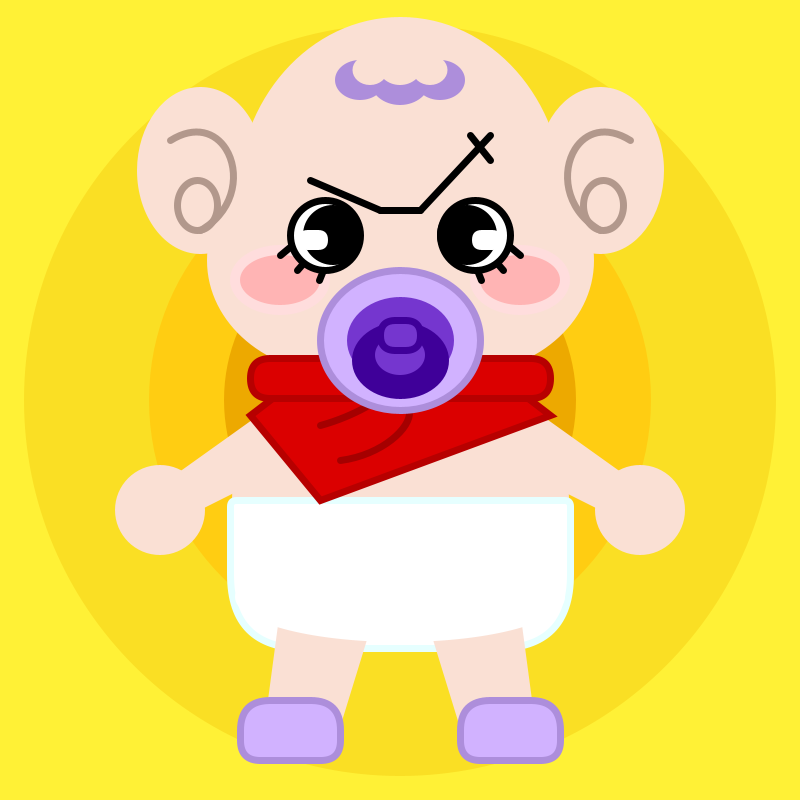
Frame 1 (no input)
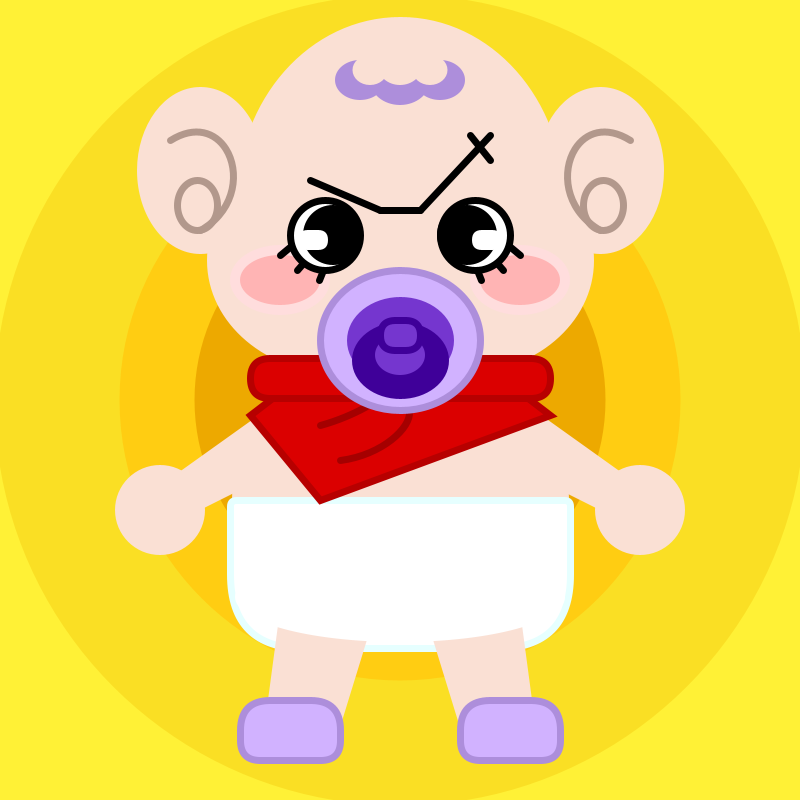
Frame 60 (the mouse pressed at the canvas centre just before this capture)
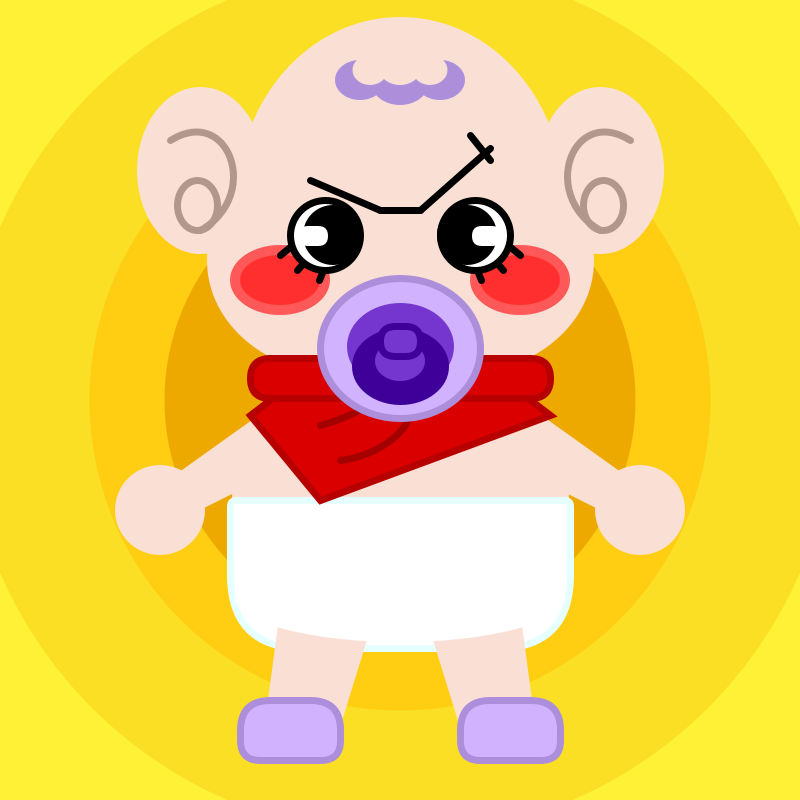
Frame 120 (the mouse held since frame 60 and released just before this capture)

The Processing sketch that drew these frames (run headless with seeded random() and noise(); from frame 60 on, the mouse is pressed at the canvas centre):

// Processing sketch: processing_93297
// ── processing_93297.pde

// decalre a variable to contain whole numbers
int backsize;
// put a new int to make the worm shrink
int backgrowthrate;
// to control the speed of wormgrowthrate
int speed;




void setup() {
  size(800, 800);

  //smooth();

  strokeWeight(7);
  
  //start the background rounds at 1
  backsize = 1; 
  //to change the speed, you only need to change this one
  speed = 1;
  //at the program start, the background begins growing
  backgrowthrate = speed;
}

void draw() {

  // fill in any objects with yellow
  background(255, 241, 54);

  if(backsize >= width/6) {
    backgrowthrate = -speed;
  }
  else if (backsize <= 0) {
    backgrowthrate = speed;
  }
  
  backsize = backsize + backgrowthrate;

  //background rounds
  fill(250, 223, 36);
  noStroke();  
  ellipse(400, 400, 750+backsize, 750+backsize);

  fill(255, 205, 18);
  noStroke();  
  ellipse(400, 400, 500+backsize, 500+backsize);

  fill(237, 169, 0);
  noStroke();  
  ellipse(400, 400, 350+backsize, 350+backsize);
  



  // body part--------------------------------------
  //arms
  fill(250, 224, 212);
  noStroke();
  quad(280, 400, 320, 450, 180, 520, 140, 500);
  quad(480, 450, 520, 400, 660, 500, 620, 520);  

  //hand
  fill(250, 224, 212);
  noStroke();  
  ellipse(160, 510, 90, 90);
  ellipse(640, 510, 90, 90);
  
  // body
  fill(250, 224, 212);
  stroke(250, 224, 212);
  ellipse(400, 500, 330, 290);
  
  //diaper
  fill(255);
  stroke(230, 255, 255);
  rect(230, 500, 340, 148, 6, 6, 100, 100);
  
  //legs
  fill(250, 224, 212);
  noStroke();
  quad(280, 610, 370, 630, 330, 760, 260, 760);
  quad(430, 630, 520, 610, 540, 760, 470, 760);

  fill(255);
  noStroke();
  ellipse(400, 597, 330, 90);  

  //feet
  fill(209, 178, 255);
  stroke(173, 142, 219);
  rect(240, 700, 100, 60, 100, 100, 20, 20);  
  rect(460, 700, 100, 60, 100, 100, 20, 20);    
  
  //scarf
  //fill(255, 225, 36);
  fill(219, 0, 0);
  //stroke(255, 148, 54);
  stroke(183, 0, 0);
  quad(400, 300, 250, 415, 320, 500, 550, 415);

  noFill();
  stroke(165, 0, 0);
  curve(0, 500, 380, 400, 340, 460, 0, 450);

  noFill();
  stroke(165, 0, 0);
  curve(0, 600, 360, 400, 320, 425, 0, 500);


  // head part-----------------------------------------
  //face
  fill(250, 224, 212);
  stroke(250, 224, 212);
  ellipse(400, 200, 320, 360);
  
  //hair
  fill(173, 142, 219);
  noStroke();
  ellipse(400, 80, 60, 50);
  ellipse(360, 80, 50, 40);
  ellipse(440, 80, 50, 40);
  
  fill(250, 224, 212);
  noStroke();
  ellipse(370, 70, 35, 30);
  ellipse(430, 70, 35, 30);
  ellipse(400, 65, 45, 40);
  
  //ears
  fill(250, 224, 212);
  stroke(250, 224, 212);
  ellipse(200, 170, 120, 160);
  ellipse(600, 170, 120, 160);

  //left cheek
  fill(250, 224, 212);
  stroke(250, 224, 212);
  ellipse(340, 260, 260, 220);

  //right cheek
  fill(250, 224, 212);
  stroke(250, 224, 212);
  ellipse(460, 260, 260, 220);

  //chin
  fill(250, 224, 212);
  stroke(250, 224, 212);
  ellipse(400, 330, 150, 120);
  
  //scarf around neck
  //fill(255, 225, 36);
  fill(219, 0, 0);
  //stroke(255, 148, 54);
  stroke(183, 0, 0);
  rect(250, 358, 300, 40, 100);

  //left pink cheek
  //fill(255, 167, 167);
  fill(255, 221-mouseX/3, 221-mouseX/3);
  //stroke(255, 185, 185);
  noStroke();
  ellipse(280, 280, 100, 70);
  
  // left darker cheek
  //fill(255, 167, 167);
  fill(255, 180-mouseX/3, 180-mouseX/3);
  //stroke(255, 167, 167);
  noStroke();
  ellipse(280, 280, 80, 50);
  
  //right pink cheek
  //fill(255, 167, 167);
  fill(255, 221-mouseX/3, 221-mouseX/3);
  //stroke(255, 185, 185);
  noStroke();
  ellipse(520, 280, 100, 70);
  
  // right darker cheek
  //fill(255, 167, 167);
  fill(255, 180-mouseX/3, 180-mouseX/3);
  //stroke(255, 167, 167);
  noStroke();
  ellipse(520, 280, 80, 50);
  
  //dummy
  fill(209, 178, 255);
  stroke(173, 142, 219);
  ellipse(400, 340+mouseY/50, 160, 140);

  fill(117, 54, 207);
  stroke(117, 54, 207);
  ellipse(400, 340+mouseY/60, 100, 80);
  
  //dummy ring
  fill(63, 0, 153);
  stroke(63, 0, 153);
  ellipse(400, 360+mouseY/60, 90, 70);
  
  fill(117, 54, 207);
  noStroke();
  ellipse(400, 355+mouseY/60, 50, 40);

  fill(117, 54, 207);
  stroke(63, 0, 153);
  rect(380, 320+mouseY/60, 40, 30, 100);

  //eyebrows
  stroke(0);
  line(310, 180, 380, 210);
  
  stroke(0);
  line(420, 210, 380, 210);

  stroke(0);
  //line(420, 210, 490, 135);
  line(420, 210, 490, 135+mouseY/30);
  
  stroke(0);
  line(490, 160, 470, 135);
  //line(420, 160+mouseY/50, 490, 135+mouseY/50);

  //earlines
  // When flip over, tip: left x1(x4) + right x1(x4) = 800(which is screen size)
  noFill();
  stroke(178, 152, 140);
  curve(-150, 450, 170, 140, 200, 230, -200, 350);
  
  noFill();
  stroke(178, 152, 140);
  curve(950, 450, 630, 140, 600, 230, 1000, 350);
  
  noFill();
  stroke(178, 152, 140);
  ellipse(197, 205, 40, 50);

  noFill();
  stroke(178, 152, 140);
  ellipse(603, 205, 40, 50);
  
  //eyelashes
  stroke(0);
  line(292, 245, 280, 255);
  line(310, 255, 297, 270);
  line(325, 265, 319, 280);  
  line(508, 245, 520, 255);
  line(490, 255, 503, 270);
  line(475, 265, 481, 280);  

  // because of rotate, put eyes at last
  //left eyes
  fill(255);
  stroke(0);
  ellipse(325, 235, 70, 70);

  //right eyes
  fill(255);
  stroke(0);
  ellipse(475, 235, 70, 70);
  
    //left eyeball
  fill(0);
  noStroke();
  ellipse(333, 235, 60, 60);

  //right eyeball
  fill(0);
  noStroke();
  ellipse(467, 235, 60, 60);
  
  
    //lights reflected on eyes
  fill(255);
  //stroke(178, 152, 140);
  noStroke();
  rect(298, 230-mouseY/90, 30, 20, 100);
  rect(472, 230-mouseY/90, 30, 20, 100);
  
  /*
  //left thumb
  noFill();
  stroke(178, 152, 140);
  translate(-170, 290);
  arc(-26, -26, 40, 40, 0, PI+QUARTER_PI);

  //right thumb
  noFill();
  stroke(178, 152, 140);
  translate(406, -1);
  scale(-1, 1);
  arc(-26, -26, 40, 40, 0, PI+QUARTER_PI);
  */

  
  //-----------head finished--------------

  
  
}
